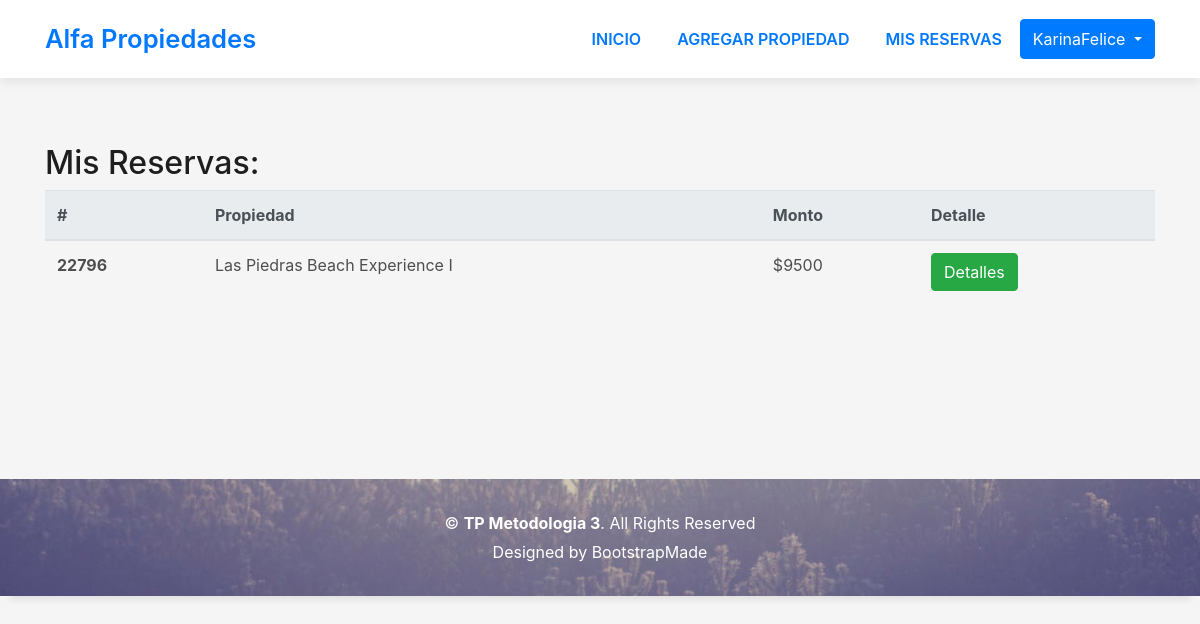
/reservations (signed in), run on an earlier commit of the app's database.
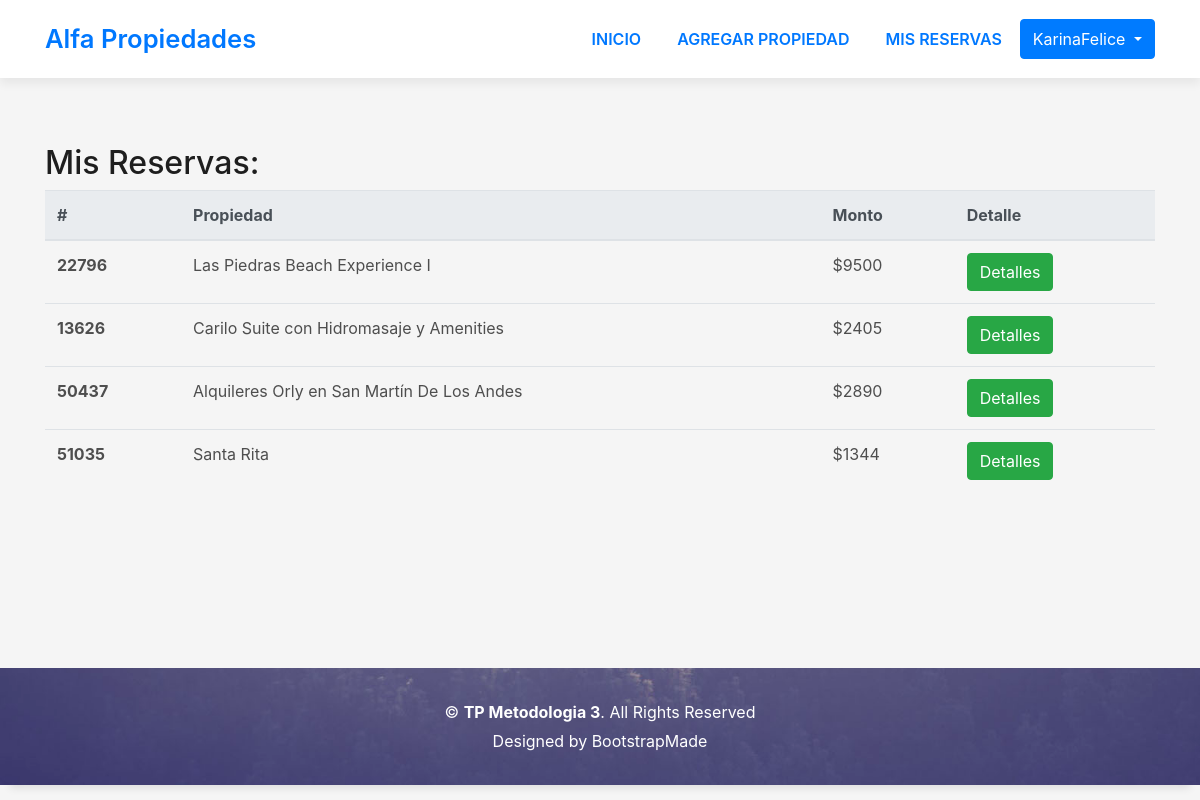
And on a later commit of the database.
### rent/models.py (models this page shows, shortened)
class Reservation(models.Model):
    date = models.DateTimeField()
    total = models.IntegerField()
    reservationCode = models.IntegerField()
    property = models.ForeignKey(Property, null=False, on_delete=models.SET('null'), default=1) #property es una palabra reservada y por eso sale en verde
    user = models.ForeignKey(User, null=True, on_delete=models.SET('null'), blank=True)
    class Meta:
        verbose_name_plural = 'Reservas'

class Property(models.Model):
    name = models.CharField(max_length=45)
    description = models.CharField(max_length=200)
    price = models.IntegerField()
    capacity = models.IntegerField()
    city = models.ForeignKey(City, null=True, on_delete=models.SET_NULL)
    owner = models.ForeignKey(User, null=False, on_delete=models.SET('null'))
    image = models.ImageField(upload_to='rent/img/', null=True)
    class Meta:
        verbose_name_plural = 'Propiedades'

### rent/views.py (the view)
# urls.py: path('reservations', views.reservations)
def reservations(request):
    reservations = []
    if request.user.is_authenticated:
        if request.user.is_superuser:
            reservations = Reservation.objects.all()
        else:
            reservations = Reservation.objects.filter(user__id=request.user.id).all()
    return render(request, "rent/reservations.html", {"reservations": reservations})
    return redirect('/login')

### rent/templates/rent/reservations.html (shortened to what this page needs)
{% extends "./basictemplate.html" %}
{% block content %}
<br><br><br><br>
<br>
<br>
<div class="container" style="align-items: center;">
  <h2>
    Mis Reservas:
  </h2>
  <table class="table" style="border-radius: 2px;">
    <thead class="thead-light">
      <tr>
        <th scope="col">#</th>
        <th scope="col">Propiedad</th>
        <th scope="col">Monto</th>
        <th scope="col">Detalle</th>
      </tr>
    </thead>
    <tbody>
      {% for reservation in reservations %}
      {% if reservation.user.username == request.user.username %}
      <tr>
        <th scope="row">{{reservation.reservationCode}}</th>
        <td>{{ reservation.property.name }}</td>
        <td>${{ reservation.total }}</td>
        <td><a class="btn btn-success" href="/reservation_detail/{{ reservation.id }}">Detalles</a></td>
      </tr>
      {% endif %}
      {% endfor %}
    </tbody>
  </table>
  <br>
</div>
<br><br><br>
{% endblock %}

### rent/templates/rent/basictemplate.html (shortened to what this page needs)
<!DOCTYPE html>
<html lang="en">
<head>
  {% load static %}
  <link href="{% static 'rent/lib/bootstrap/css/bootstrap.min.css' %} " rel="stylesheet">
  <link href=" {% static 'rent/lib/font-awesome/css/font-awesome.min.css'%}" rel="stylesheet">
  <link href=" {% static 'rent/lib/animate/animate.min.css' %}" rel="stylesheet">
  <link href=" {% static 'rent/lib/ionicons/css/ionicons.min.css'%} " rel="stylesheet">
  <link href=" {% static 'rent/lib/owlcarousel/assets/owl.carousel.min.css'%}" rel="stylesheet">
  <link href=" {% static 'rent/lib/lightbox/css/lightbox.min.css'%}" rel="stylesheet">
  <link href="{% static 'rent/css/style.css'%}" rel="stylesheet">
</head>
<body id="page-top">
  <nav class="navbar navbar-b navbar-reduce navbar-expand-md fixed-top" id="mainNav">
    <div class="container">
      <a class="navbar-brand js-scroll" href="/">Alfa Propiedades</a>
      <div class="navbar-collapse collapse justify-content-end" id="navbarDefault">
        <ul class="navbar-nav">
          <li class="nav-item">
            <a class="nav-link js-scroll active" href="/">Inicio</a>
          </li>
          {% if request.user.is_authenticated %}
          <li class="nav-item">
            <a class="nav-link js-scroll " href="/addProperty">Agregar propiedad</a>
          </li>
          <li class="nav-item">
            <a class="nav-link js-scroll " href="/reservations">Mis reservas</a>
          </li>
          {% endif %}
          {% if request.user.is_authenticated %}
          <div class="btn-group">
            <button type="button" class="btn btn-primary dropdown-toggle" data-toggle="dropdown" aria-haspopup="true"
              aria-expanded="false">
              {{request.user}}
            </button>
          </div>
          {% endif %}
        </ul>
      </div>
    </div>
  </nav>
  {% block content %}{% endblock %}
  <section class="paralax-mf footer-paralax bg-image sect-mt4 route"
    style="background-image: url(/static/rent/img/overlay-bg.jpg)">
    <footer>
      <div class="container">
        <div class="row">
          <div class="col-sm-12">
            <div class="copyright-box">
              <p class="copyright">&copy; <strong>TP Metodologia 3</strong>. All Rights Reserved</p>
              <div class="credits">
                Designed by <a href="https://bootstrapmade.com/">BootstrapMade</a>
              </div>
            </div>
          </div>
        </div>
      </div>
    </footer>
  </section>
</body>
</html>

### rent/static/rent/css/style.css (style rules this page uses)
body { background-color: #f5f5f5; color: #4e4e4e; }
h1, h2, h3, h4, h5, h6 { color: #1e1e1e; }
a { color: #1e1e1e; transition: all 0.5s ease-in-out; }
.box-shadow, .paralax-mf, .service-box, .work-box, .card-blog { box-shadow: 0 13px 8px -10px rgba(0, 0, 0, 0.1); }
.bg-image { background-repeat: no-repeat; background-attachment: fixed; background-size: cover; background-position: center center; }
.paralax-mf { position: relative; padding: 8rem 0; }
.sect-mt4 { margin-top: 4rem; }
.navbar-b { transition: all .5s ease-in-out; background-color: transparent; padding-top: 1.563rem; padding-bottom: 1.563rem; }
.navbar-b.navbar-reduce { box-shadow: 0px 6px 9px 0px rgba(0, 0, 0, 0.06); }
.navbar-b.navbar-trans .nav-item, .navbar-b.navbar-reduce .nav-item { position: relative; padding-right: 10px; padding-left: 0; }
.navbar-b.navbar-trans .nav-link, .navbar-b.navbar-reduce .nav-link { color: #fff; text-transform: uppercase; font-weight: 600; }
.navbar-b.navbar-trans .nav-link:before, .navbar-b.navbar-reduce .nav-link:before { content: ''; position: absolute; margin-left: 0px; width: 0%; bottom: 0; left: 0; height: 2px; transition: all 500ms ease; }
.navbar-b.navbar-reduce { transition: all .5s ease-in-out; background-color: #fff; padding-top: 15px; padding-bottom: 15px; }
.navbar-b.navbar-reduce .nav-link { color: #0078ff; }
.navbar-b.navbar-reduce .nav-link:before { background-color: #0078ff; }
.navbar-b.navbar-reduce .navbar-brand { color: #0078ff; }
.navbar-b .navbar-brand { color: #fff; font-size: 1.6rem; font-weight: 600; }
.footer-paralax { padding: 2rem 0 0 0; }
footer { text-align: center; color: #fff; padding-bottom: 2rem; }
footer .copyright { margin-bottom: .3rem; }
footer .credits { margin-bottom: 0; }
footer .credits a { color: #fff; }
@media (min-width: 768px) { .navbar-b.navbar-trans .nav-item, .navbar-b.navbar-reduce .nav-item { padding-left: 10px; } }
@media (min-width: 768px) { .navbar-b.navbar-trans .nav-link:before, .navbar-b.navbar-reduce .nav-link:before { margin-left: 18px; } }

What changed in the data, as far as the page shows it:
added Reservation: reservationCode "13626", property.name "Carilo Suite con Hidromasaje y Amenities", total "2405"
added Reservation: reservationCode "50437", property.name "Alquileres Orly en San Martín De Los Andes", total "2890"
added Reservation: reservationCode "51035", property.name "Santa Rita", total "1344"
